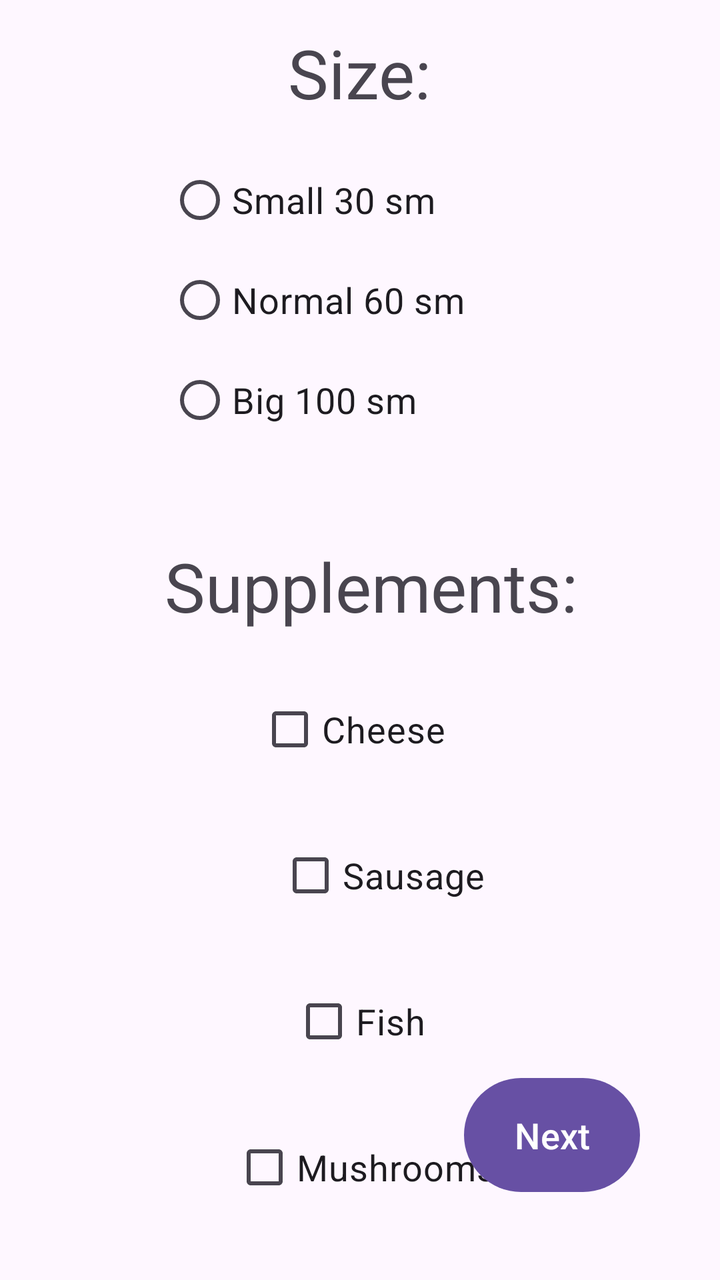
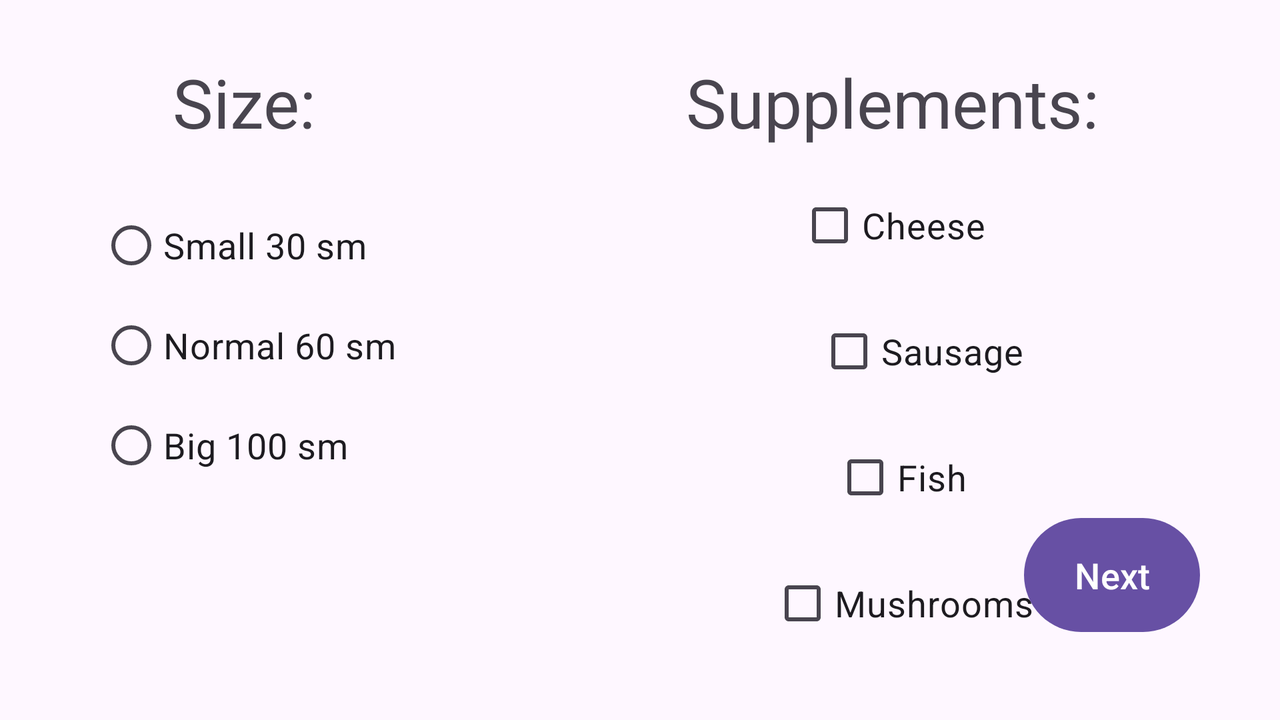

First picture: res/layout/ on a phone held upright. Second picture: the repository's own variant of that layout, on a device whose configuration matches the variant's folder. Source for both follows.
<!-- AndroidManifest.xml: application theme Theme.OrderPizza -->
<!-- res/layout/activity_order_details.xml -->
<?xml version="1.0" encoding="utf-8"?>
<androidx.constraintlayout.widget.ConstraintLayout xmlns:android="http://schemas.android.com/apk/res/android"
    xmlns:app="http://schemas.android.com/apk/res-auto"
    xmlns:tools="http://schemas.android.com/tools"
    android:layout_width="match_parent"
    android:layout_height="match_parent">

    <TextView
        android:id="@+id/textView1"
        android:layout_width="wrap_content"
        android:layout_height="wrap_content"
        android:text="@string/size"
        android:textSize="34sp"
        app:layout_constraintBottom_toBottomOf="parent"
        app:layout_constraintEnd_toEndOf="parent"
        app:layout_constraintStart_toStartOf="parent"
        app:layout_constraintTop_toTopOf="parent"
        app:layout_constraintVertical_bias="0.023" />

    <RadioGroup
        android:id="@+id/radioGroup"
        android:layout_width="192dp"
        android:layout_height="174dp"
        android:layout_marginTop="16dp"
        app:layout_constraintEnd_toEndOf="parent"
        app:layout_constraintStart_toStartOf="parent"
        app:layout_constraintTop_toBottomOf="@+id/textView1">

        <RadioButton
            android:id="@+id/radioButton1"
            android:layout_width="match_parent"
            android:layout_height="50dp"
            android:text="@string/small"
            android:textSize="18sp" />

        <RadioButton
            android:id="@+id/radioButton2"
            android:layout_width="match_parent"
            android:layout_height="50dp"
            android:text="@string/normal"
            android:textSize="18sp" />

        <RadioButton
            android:id="@+id/radioButton3"
            android:layout_width="match_parent"
            android:layout_height="50dp"
            android:text="@string/big"
            android:textSize="18sp" />
    </RadioGroup>

    <TextView
        android:id="@+id/textView2"
        android:layout_width="wrap_content"
        android:layout_height="wrap_content"
        android:text="@string/supplements"
        android:textSize="34sp"
        app:layout_constraintBottom_toBottomOf="parent"
        app:layout_constraintEnd_toEndOf="parent"
        app:layout_constraintHorizontal_bias="0.537"
        app:layout_constraintStart_toStartOf="parent"
        app:layout_constraintTop_toBottomOf="@+id/radioGroup"
        app:layout_constraintVertical_bias="0.062" />

    <CheckBox
        android:id="@+id/checkBox1"
        android:layout_width="wrap_content"
        android:layout_height="wrap_content"
        android:layout_marginTop="25dp"
        android:text="@string/supplement_1"
        android:textSize="18sp"
        app:layout_constraintEnd_toEndOf="parent"
        app:layout_constraintHorizontal_bias="0.485"
        app:layout_constraintStart_toStartOf="parent"
        app:layout_constraintTop_toBottomOf="@+id/textView2" />

    <CheckBox
        android:id="@+id/checkBox2"
        android:layout_width="wrap_content"
        android:layout_height="wrap_content"
        android:layout_marginTop="25dp"
        android:text="@string/supplement_2"
        android:textSize="18sp"
        app:layout_constraintEnd_toEndOf="parent"
        app:layout_constraintHorizontal_bias="0.543"
        app:layout_constraintStart_toStartOf="parent"
        app:layout_constraintTop_toBottomOf="@+id/checkBox1" />

    <CheckBox
        android:id="@+id/checkBox3"
        android:layout_width="wrap_content"
        android:layout_height="wrap_content"
        android:layout_marginTop="25dp"
        android:text="@string/supplement_3"
        android:textSize="18sp"
        app:layout_constraintEnd_toEndOf="parent"
        app:layout_constraintHorizontal_bias="0.498"
        app:layout_constraintStart_toStartOf="parent"
        app:layout_constraintTop_toBottomOf="@+id/checkBox2" />

    <CheckBox
        android:id="@+id/checkBox4"
        android:layout_width="wrap_content"
        android:layout_height="wrap_content"
        android:layout_marginTop="25dp"
        android:text="@string/supplement_4"
        android:textSize="18sp"
        app:layout_constraintEnd_toEndOf="parent"
        app:layout_constraintHorizontal_bias="0.51"
        app:layout_constraintStart_toStartOf="parent"
        app:layout_constraintTop_toBottomOf="@+id/checkBox3" />

    <Button
        android:id="@+id/next"
        android:layout_width="wrap_content"
        android:layout_height="65dp"
        android:layout_marginEnd="40dp"
        android:layout_marginBottom="40dp"
        android:textSize="18sp"
        android:text="@string/next"
        app:layout_constraintBottom_toBottomOf="parent"
        app:layout_constraintEnd_toEndOf="parent" />
</androidx.constraintlayout.widget.ConstraintLayout>
<!-- resources referenced by this layout -->
<resources>
  <string name="big">Big 100 sm</string>
  <string name="next">Next</string>
  <string name="normal">Normal 60 sm</string>
  <string name="size">Size:</string>
  <string name="small">Small 30 sm</string>
  <string name="supplement_1">Cheese</string>
  <string name="supplement_2">Sausage</string>
  <string name="supplement_3">Fish</string>
  <string name="supplement_4">Mushrooms</string>
  <string name="supplements">Supplements:</string>
  <style name="Theme.OrderPizza" parent="Base.Theme.OrderPizza" />
  <style name="Base.Theme.OrderPizza" parent="Theme.Material3.DayNight.NoActionBar">
          
          
      </style>
</resources>
<!-- res/layout-land/activity_order_details.xml (the repository's variant of the layout above) -->
<!-- drawn on the phone turned sideways -->
<?xml version="1.0" encoding="utf-8"?>
<androidx.constraintlayout.widget.ConstraintLayout xmlns:android="http://schemas.android.com/apk/res/android"
    xmlns:app="http://schemas.android.com/apk/res-auto"
    xmlns:tools="http://schemas.android.com/tools"
    android:layout_width="match_parent"
    android:layout_height="match_parent">

    <TextView
        android:id="@+id/textView1"
        android:layout_width="wrap_content"
        android:layout_height="wrap_content"
        android:text="@string/size"
        android:textSize="34sp"
        app:layout_constraintBottom_toBottomOf="parent"
        app:layout_constraintEnd_toEndOf="parent"
        app:layout_constraintHorizontal_bias="0.152"
        app:layout_constraintStart_toStartOf="parent"
        app:layout_constraintTop_toTopOf="parent"
        app:layout_constraintVertical_bias="0.09" />

    <RadioGroup
        android:id="@+id/radioGroup"
        android:layout_width="192dp"
        android:layout_height="174dp"
        android:layout_marginTop="24dp"
        app:layout_constraintEnd_toEndOf="parent"
        app:layout_constraintHorizontal_bias="0.111"
        app:layout_constraintStart_toStartOf="parent"
        app:layout_constraintTop_toBottomOf="@+id/textView1">

        <RadioButton
            android:id="@+id/radioButton1"
            android:layout_width="match_parent"
            android:layout_height="50dp"
            android:text="@string/small"
            android:textSize="18sp" />

        <RadioButton
            android:id="@+id/radioButton2"
            android:layout_width="match_parent"
            android:layout_height="50dp"
            android:text="@string/normal"
            android:textSize="18sp" />

        <RadioButton
            android:id="@+id/radioButton3"
            android:layout_width="match_parent"
            android:layout_height="50dp"
            android:text="@string/big"
            android:textSize="18sp" />
    </RadioGroup>

    <TextView
        android:id="@+id/textView2"
        android:layout_width="wrap_content"
        android:layout_height="wrap_content"
        android:text="@string/supplements"
        android:textSize="34sp"
        app:layout_constraintBottom_toBottomOf="parent"
        app:layout_constraintEnd_toEndOf="parent"
        app:layout_constraintHorizontal_bias="0.671"
        app:layout_constraintStart_toEndOf="@+id/textView1"
        app:layout_constraintTop_toTopOf="parent"
        app:layout_constraintVertical_bias="0.09" />

    <CheckBox
        android:id="@+id/checkBox1"
        android:layout_width="wrap_content"
        android:layout_height="wrap_content"
        android:layout_marginTop="15dp"
        android:text="@string/supplement_1"
        android:textSize="18sp"
        app:layout_constraintEnd_toEndOf="parent"
        app:layout_constraintHorizontal_bias="0.517"
        app:layout_constraintStart_toEndOf="@+id/radioGroup"
        app:layout_constraintTop_toBottomOf="@+id/textView2" />

    <CheckBox
        android:id="@+id/checkBox2"
        android:layout_width="wrap_content"
        android:layout_height="wrap_content"
        android:layout_marginTop="15dp"
        android:text="@string/supplement_2"
        android:textSize="18sp"
        app:layout_constraintEnd_toEndOf="parent"
        app:layout_constraintHorizontal_bias="0.566"
        app:layout_constraintStart_toEndOf="@+id/radioGroup"
        app:layout_constraintTop_toBottomOf="@+id/checkBox1" />

    <CheckBox
        android:id="@+id/checkBox3"
        android:layout_width="wrap_content"
        android:layout_height="wrap_content"
        android:layout_marginTop="15dp"
        android:text="@string/supplement_3"
        android:textSize="18sp"
        app:layout_constraintEnd_toEndOf="parent"
        app:layout_constraintHorizontal_bias="0.528"
        app:layout_constraintStart_toEndOf="@+id/radioGroup"
        app:layout_constraintTop_toBottomOf="@+id/checkBox2" />

    <CheckBox
        android:id="@+id/checkBox4"
        android:layout_width="wrap_content"
        android:layout_height="wrap_content"
        android:layout_marginTop="15dp"
        android:text="@string/supplement_4"
        android:textSize="18sp"
        app:layout_constraintEnd_toEndOf="parent"
        app:layout_constraintHorizontal_bias="0.539"
        app:layout_constraintStart_toEndOf="@+id/radioGroup"
        app:layout_constraintTop_toBottomOf="@+id/checkBox3" />

    <Button
        android:id="@+id/next"
        android:layout_width="wrap_content"
        android:layout_height="65dp"
        android:layout_marginEnd="40dp"
        android:layout_marginBottom="40dp"
        android:textSize="18sp"
        android:text="@string/next"
        app:layout_constraintBottom_toBottomOf="parent"
        app:layout_constraintEnd_toEndOf="parent" />
</androidx.constraintlayout.widget.ConstraintLayout>
